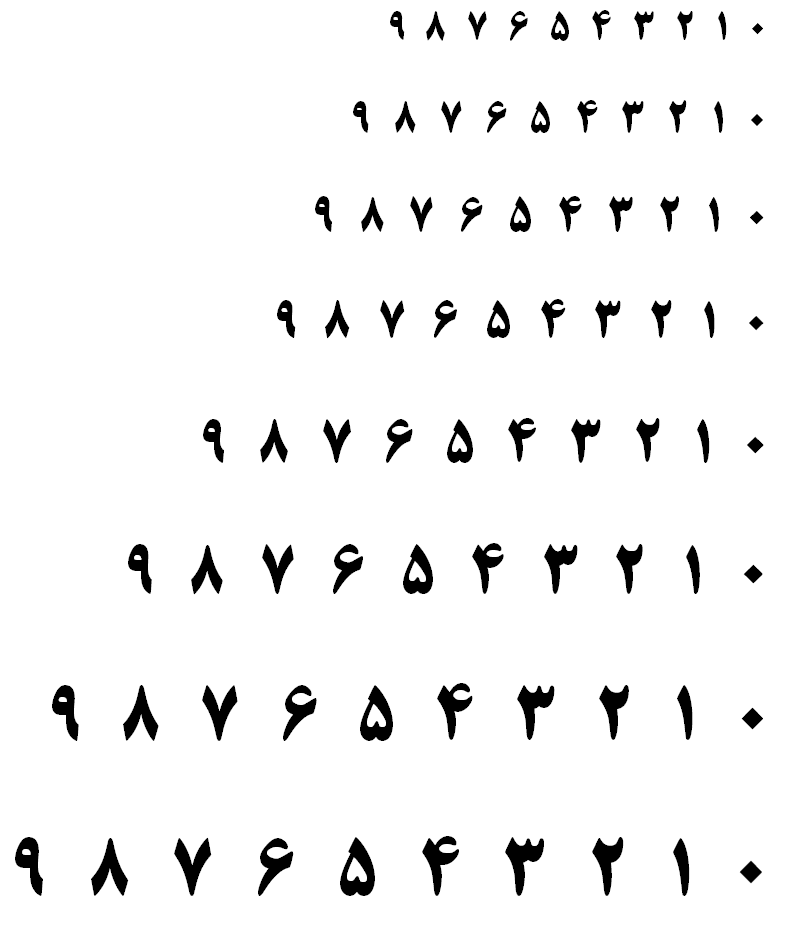
#> input picture Im321.png, 791 x 940 px
$ python main.py
#> lines starting #> are read from the running program, lines starting #| are printed output that depends on the picture; after the words box and inside, x2 and y2 are one past the last pixel; in counts of white or black regions, pixels touching at a corner belong together
"""
================================================================================
Machine Vision Course                 MiniProject-6: FD + kNN Digit Classifier
================================================================================
Professor          : Prof. Hamidreza Pourreza
Institution        : Ferdowsi University of Mashhad
Term               : Spring 2025

Student Name       : Mustafa Sadeghi
Student ID         : 4027390423

Delivery Deadline  : 2025-09-06
Delivery Date      : 2025-09-06

Description:
    This script recognizes Persian digits (0–9) from a single page image
    ("Im321.png") using Fourier Descriptors (FD) and a single-stage kNN
    classifier. The pipeline:
      1) Preprocess & components:
         - Grayscale → Otsu (inverted) → external contours.
         - Group into 8 rows (adaptive gaps; fallback K-Means on y).
         - Per row: remove tiny round bullet, filter noise, split merged blobs,
           keep leftmost 10, and assign labels 9→0 (left→right).
      2) FD feature extraction:
         - External contour → arc-length resampling to N=512 points.
         - Center (C0=0), scale normalize by |C1|, phase-lock to C1
           (translation/scale/rotation/start invariance).
         - Keep lowest M harmonics for each retention {20%, 10%, 5%, 2%, 1%};
           feature = [Re(C1..M), Im(C1..M)] (dim = 2M).
      3) Classification & evaluation:
         - kNN (k=5, distance weighting).
         - Leave-One-Row-Out (LORO): hold out each row in turn.
      4) Outputs (saved to disk):
         - Plots: LORO overlays (loro_labeled_keepXX.png),
                  confusion-matrix heatmaps (cm_heatmap_keepXX.png).
         - Metrics: accuracy_keepXX.txt, confusion_keepXX.csv/txt,
                    classification_report_keepXX.txt, summary_keepXX.txt.
         - Config: outputs/config.txt
         - Console prints only [INFO] and [DONE] (no DEBUG).


Dependencies:
    - OpenCV        (pip install opencv-python)
    - NumPy         (pip install numpy)
    - Matplotlib    (pip install matplotlib)
    - scikit-learn  (pip install scikit-learn)

Author            : Mustafa Sadeghi
================================================================================
"""

import os
import json
import cv2
import numpy as np
import matplotlib
matplotlib.use("Agg")
import matplotlib.pyplot as plt
from sklearn.neighbors import KNeighborsClassifier
from sklearn.metrics import accuracy_score, confusion_matrix, classification_report
from sklearn.cluster import KMeans
import collections
from datetime import datetime

# ========================== CONFIG PARAMETERS ==========================
image_path = "Im321.png"

# FD & kNN
reduction_percentages = [0.20, 0.10, 0.05, 0.02, 0.01]
n_points = 512
knn_k = 5
knn_weights = "distance"

# optional mid-band emphasis
MID_BAND_K_LO = 4
MID_BAND_K_HI = 12
MID_BAND_BOOST = 1.4  # set 1.0 to disable

# dataset layout (8 rows × 10 digits per row; each row is 9..0 left→right)
EXPECTED_ROWS = 8
select_leftmost_n = 10

# rightmost bullet removal
drop_right_bullet = True
bullet_area_rel = 0.18
bullet_circularity_min = 0.85

# preprocessing
use_blur = False
blur_sigma_rel = 0.015
binarize = "otsu"         # 'otsu' or 'manual'
manual_thresh = 128
morph_open_ksize = 0
morph_close_ksize = 0

# row grouping
row_grouping = "adaptive" # 'adaptive' or 'kmeans'
row_gap_tol_rel = 0.45
row_gap_min = 6
kmeans_n_init = 10
kmeans_random_state = 0

# per-row filtering
min_component_area_rel = 0.03
min_component_height_rel = 0.35

# splitting merged components
split_wide_enable = True
split_width_rel_threshold = 1.5
split_area_rel_threshold  = 1.7
split_smooth_window = 5
split_margin_rel = 0.08
split_cut_width_rel = 0.01
split_guard_loops = 6

# outputs
OUT_DIR = "outputs"
PLOTS_DIR = os.path.join(OUT_DIR, "plots")
METRICS_DIR = os.path.join(OUT_DIR, "metrics")
SAVE_ROWS_VIS = True
SAVE_LORO_VIS = True
SAVE_CM_HEATMAP = True
# ===========================================================

digit_colors = {
    0:(0,255,0),1:(0,255,255),2:(255,0,0),3:(255,0,255),4:(0,0,255),
    5:(255,255,0),6:(128,0,128),7:(0,128,255),8:(128,128,128),9:(0,0,0)
}

def ensure_dir(p): os.makedirs(p, exist_ok=True)

def save_text(path, content):
    with open(path, "w", encoding="utf-8") as f:
        f.write(content)

# --------- geometry / resampling ----------
def resample_contour(cnt, n_points=256):
    pts = cnt.squeeze().astype(float)
    if pts.ndim == 1: pts = pts.reshape(-1, 2)
    if not np.allclose(pts[0], pts[-1]): pts = np.vstack([pts, pts[0]])
    d = np.hypot(np.diff(pts[:,0]), np.diff(pts[:,1]))
    s = np.concatenate(([0.0], np.cumsum(d)))
    if s[-1] <= 1e-12: return np.tile(pts[0], (n_points, 1))
    t = np.linspace(0.0, s[-1], n_points)
    out = np.zeros((n_points, 2))
    j = 1
    for i, ti in enumerate(t):
        while j < len(s) and s[j] < ti: j += 1
        if j >= len(s): out[i] = pts[-1]; continue
        a, b = s[j-1], s[j]
        if b <= a: out[i] = pts[j]
        else:
            u = (ti - a) / (b - a)
            out[i] = pts[j-1]*(1-u) + pts[j]*u
    return out

def complex_from_xy(xy):
    return xy[:,0] + 1j*xy[:,1]

# [4 lines left out: function circularity_cnt, not called in this run]

# --------- FD (outer, phase-locked) ----------
def fd_outer_phase_locked(contour, n_points=256):
    xy = resample_contour(contour, n_points)
    z = complex_from_xy(xy)
    z -= z.mean()                    # translation invariance
    fd = np.fft.fft(z)
    if len(fd) < 2: return np.zeros(max(1, n_points-1), complex)
    denom = max(np.abs(fd[1]), 1e-8) # scale
    fd = fd / denom
    phi1 = np.angle(fd[1])           # rotation/start
    fd = fd * np.exp(-1j * phi1)
    return fd[1:]                    # drop DC

# --------- preprocessing & components ----------
def preprocess_externals(path):
    img = cv2.imread(path)
    if img is None: raise FileNotFoundError(f"Cannot read {path}")
    gray = cv2.cvtColor(img, cv2.COLOR_BGR2GRAY)

    if use_blur:
        _, thr0 = cv2.threshold(gray, 0, 255, cv2.THRESH_BINARY_INV + cv2.THRESH_OTSU)
        cnt0,_ = cv2.findContours(thr0, cv2.RETR_EXTERNAL, cv2.CHAIN_APPROX_SIMPLE)
        rects0 = [cv2.boundingRect(c) for c in cnt0]
        med_h = np.median([h for (_,_,_,h) in rects0]) if rects0 else max(8, gray.shape[0]/40)
        sigma = max(0.5, blur_sigma_rel * med_h)
        k = int(2 * round(3 * sigma) + 1)
        gray = cv2.GaussianBlur(gray, (k,k), sigmaX=sigma, sigmaY=sigma)

    if binarize == 'manual':
        _, bw = cv2.threshold(gray, manual_thresh, 255, cv2.THRESH_BINARY_INV)
    else:
        _, bw = cv2.threshold(gray, 0, 255, cv2.THRESH_BINARY_INV + cv2.THRESH_OTSU)

    if morph_open_ksize > 0:
        k = cv2.getStructuringElement(cv2.MORPH_RECT, (morph_open_ksize, morph_open_ksize))
        bw = cv2.morphologyEx(bw, cv2.MORPH_OPEN, k)
    if morph_close_ksize > 0:
        k = cv2.getStructuringElement(cv2.MORPH_RECT, (morph_close_ksize, morph_close_ksize))
        bw = cv2.morphologyEx(bw, cv2.MORPH_CLOSE, k)

    contours, _ = cv2.findContours(bw, cv2.RETR_EXTERNAL, cv2.CHAIN_APPROX_NONE)
    return img, bw, contours

def extract_components(contours):
    comps = []
    for c in contours:
        x,y,w,h = cv2.boundingRect(c)
        comps.append({'outer':c, 'bbox':(x,y,w,h), 'y_top':y, 'x_left':x})
    return comps

# --------- row building ----------
def rows_by_adaptive_gaps(comps):
    comps = sorted(comps, key=lambda d: d['y_top'])
    hs = [c['bbox'][3] for c in comps]
    med_h = np.median(hs) if hs else 1.0
    tol = max(row_gap_min, int(row_gap_tol_rel * med_h))
    rows, cur = [], []
    if not comps: return rows
    cur.append(comps[0]); cy = comps[0]['y_top']
    for c in comps[1:]:
        if abs(c['y_top'] - cy) <= tol:
            cur.append(c); cy = (cy*(len(cur)-1) + c['y_top']) / len(cur)
        else:
            rows.append(cur); cur=[c]; cy=c['y_top']
    if cur: rows.append(cur)
    return rows

def kmeans_rows_by_y(comps, k, random_state=0, n_init=10):
    if not comps: return []
    Ys = np.array([c['bbox'][1] + c['bbox'][3]/2 for c in comps]).reshape(-1,1)
    k = min(k, len(comps))
    km = KMeans(n_clusters=k, n_init=n_init, random_state=random_state).fit(Ys)
    labs = km.labels_; ctr = km.cluster_centers_.flatten()
    order = np.argsort(ctr)
    rows = [[] for _ in range(k)]
    for comp, lab in zip(comps, labs):
        rows[np.where(order==lab)[0][0]].append(comp)
    for r in rows: r.sort(key=lambda d: d['x_left'])
    return rows

def remove_right_bullet_if_present(row):
    if not drop_right_bullet or len(row) <= select_leftmost_n:
        return row, False
    row_sorted = sorted(row, key=lambda d: d['x_left'])
    areas = np.array([cv2.contourArea(c['outer']) for c in row_sorted])
    medA  = np.median(areas) if len(areas) else 1.0
    cand  = row_sorted[-1]
    a_last = cv2.contourArea(cand['outer'])
    circ_last = circularity_cnt(cand['outer'])
    is_tiny = a_last < (bullet_area_rel * medA)
    is_round= circ_last > bullet_circularity_min
    if is_tiny and is_round:
        return row_sorted[:-1], True
    return row_sorted, False

def filter_noise_in_row(row):
    if not row: return row
    areas  = np.array([cv2.contourArea(c['outer']) for c in row])
    heights= np.array([c['bbox'][3] for c in row])
    medA = np.median(areas)  if len(areas)  else 1.0
    medH = np.median(heights)if len(heights)else 1.0
    row = [c for c,a,h in zip(row,areas,heights)
           if (a >= min_component_area_rel*medA and h >= min_component_height_rel*medH)]
    row.sort(key=lambda d: d['x_left'])
    return row

# [23 lines left out: function split_wide_component, not called in this run]

def enforce_select_leftmost_n(row, bw):
    row = sorted(row, key=lambda d: d['x_left'])
    row = filter_noise_in_row(row)
    row, _ = remove_right_bullet_if_present(row)
    if len(row) > select_leftmost_n:
        return row[:select_leftmost_n]
    if split_wide_enable:
        guard = 0
        while len(row) < select_leftmost_n and len(row) > 0 and guard < split_guard_loops:
            guard += 1
            widths = np.array([d['bbox'][2] for d in row])
            areas  = np.array([cv2.contourArea(d['outer']) for d in row])
            medW = np.median(widths) if len(widths) else 0
            medA = np.median(areas)  if len(areas)  else 0
            idx = np.argmax(widths * np.maximum(areas,1))
            cand = row[idx]
            if (medW == 0 or medA == 0) or \
               (cand['bbox'][2] < split_width_rel_threshold*medW and
                cv2.contourArea(cand['outer']) < split_area_rel_threshold*medA):
                break
            parts = split_wide_component(bw, cand)
            if parts is None: break
            row = row[:idx] + parts + row[idx+1:]
            row.sort(key=lambda d: d['x_left'])
    return row[:select_leftmost_n]

def build_rows_and_select(img, bw, contours, save_vis=True):
    comps = extract_components(contours)

    if row_grouping == "kmeans":
        rows_raw = kmeans_rows_by_y(comps, k=EXPECTED_ROWS,
                                    random_state=kmeans_random_state, n_init=kmeans_n_init)
    else:
        rows_raw = rows_by_adaptive_gaps(comps)
        if len(rows_raw) != EXPECTED_ROWS:
            rows_raw = kmeans_rows_by_y(comps, k=EXPECTED_ROWS,
                                        random_state=kmeans_random_state, n_init=kmeans_n_init)

    # visualize rows BEFORE selection
    if save_vis and SAVE_ROWS_VIS:
        vis = cv2.cvtColor(bw, cv2.COLOR_GRAY2BGR)
        palette = [(255,0,0),(0,255,0),(0,0,255),(255,255,0),(255,0,255),
                   (0,255,255),(128,0,128),(0,128,255),(128,128,128),(0,0,0)]
        for rid, r in enumerate(rows_raw):
            color = palette[rid % len(palette)]
            for comp in r:
                x,y,w,h = comp['bbox']
                cv2.rectangle(vis, (x,y), (x+w,y+h), color, 2)
                cv2.putText(vis, f"r{rid}", (x, y-3), cv2.FONT_HERSHEY_SIMPLEX, 0.5, color, 1)
        out_name = os.path.join(PLOTS_DIR, "rows_before_selection.png")
        cv2.imwrite(out_name, vis)

    selected, final_rows = [], []
    for rid, row in enumerate(rows_raw):
        row_sel = enforce_select_leftmost_n(row, bw)
        lbl_row = []
        for j, comp in enumerate(row_sel):
            comp_ = {'outer': comp['outer'], 'bbox': comp['bbox'],
                     'row_id': rid, 'digit_label': 9 - j}
            selected.append(comp_); lbl_row.append(comp_)
        final_rows.append(lbl_row)

    if save_vis and SAVE_ROWS_VIS:
        overlay = img.copy()
        for rid, row in enumerate(final_rows):
            for comp in row:
                x,y,w,h = comp['bbox']
                cv2.rectangle(overlay, (x,y), (x+w,y+h), (0,255,0), 2)
                cv2.putText(overlay, f"r{rid}", (x, y-5), cv2.FONT_HERSHEY_SIMPLEX, 0.6, (0,255,0), 2)
        out_name = os.path.join(PLOTS_DIR, "rows_after_selection.png")
        cv2.imwrite(out_name, overlay)

    return selected, final_rows

# --------- FD bank ----------
def compute_fd_bank(selected, n_points=256):
    bank = []
    for comp in selected:
        fd_pl = fd_outer_phase_locked(comp['outer'], n_points=n_points)
        bank.append({
            'row_id': comp['row_id'],
            'label': comp['digit_label'],
            'outer_pl_fd': fd_pl,
            'bbox': comp['bbox']
        })
    return bank

# --------- features / kNN ----------
def _mid_band_weights(M, k_lo, k_hi, boost):
    w = np.ones(M, dtype=float)
    lo = max(1, k_lo)
    hi = min(M, k_hi)
    if hi >= lo and boost != 1.0:
        w[lo-1:hi] = boost
    return w

def make_feature_matrix(bank, pct):
    L_out = len(bank[0]['outer_pl_fd'])
    M = max(1, int(L_out * pct))     # lowest M harmonics (k=1…M)
    w = _mid_band_weights(M, MID_BAND_K_LO, MID_BAND_K_HI, MID_BAND_BOOST)
    X, y = [], []
    for it in bank:
        fd = it['outer_pl_fd'][:M]
        feat = np.concatenate([fd.real * w, fd.imag * w])
        X.append(feat); y.append(it['label'])
    return np.array(X,float), np.array(y,int), M

def loro_evaluate_fd_only(bank, pct, k_neighbors=5, weights='distance'):
    X, y, M = make_feature_matrix(bank, pct)
    rid = np.array([it['row_id'] for it in bank], dtype=int)
    y_true_all, y_pred_all = [], []
    for r in np.unique(rid):
        te = (rid == r)
        tr = ~te
        if np.sum(te) == 0 or np.sum(tr) == 0: continue
        knn = KNeighborsClassifier(n_neighbors=k_neighbors, weights=weights)
        knn.fit(X[tr], y[tr])
        y_pred = knn.predict(X[te])
        y_true_all.append(y[te]); y_pred_all.append(y_pred)

    y_true = np.concatenate(y_true_all) if len(y_true_all) else np.array([], int)
    y_pred = np.concatenate(y_pred_all) if len(y_pred_all) else np.array([], int)
    acc = accuracy_score(y_true, y_pred) if len(y_true) else 0.0
    cm  = confusion_matrix(y_true, y_pred, labels=list(range(10))) if len(y_true) else np.zeros((10,10), int)
    report = classification_report(y_true, y_pred, labels=list(range(10)), zero_division=0)
    return acc, cm, M, report, (y_true, y_pred)

# --------- visualization ----------
def _single_feat_from_item(it, M):
    fd = it['outer_pl_fd'][:M]
    w = _mid_band_weights(M, MID_BAND_K_LO, MID_BAND_K_HI, MID_BAND_BOOST)
    feat = np.concatenate([fd.real * w, fd.imag * w]).reshape(1, -1)
    return feat

def visualize_loro_predictions(img, bank, pct, k_neighbors=5, weights='distance', save_path=None):
    X, y, M = make_feature_matrix(bank, pct)
    rid = np.array([it['row_id'] for it in bank], dtype=int)
    out = img.copy()
    for r in np.unique(rid):
        te = (rid == r); tr = ~te
        if np.sum(te) == 0 or np.sum(tr) == 0: continue
        knn = KNeighborsClassifier(n_neighbors=k_neighbors, weights=weights)
        knn.fit(X[tr], y[tr])
        idxs = np.where(te)[0]
        for i_glob in idxs:
            feat = _single_feat_from_item(bank[i_glob], M)
            pred = int(knn.predict(feat)[0])
            x, yb, w, h = bank[i_glob]['bbox']
            clr = digit_colors[pred]
            cv2.rectangle(out, (x, yb), (x+w, yb+h), clr, 2)
            cv2.putText(out, str(pred), (x, yb-5), cv2.FONT_HERSHEY_SIMPLEX, 0.7, clr, 2)
    if save_path is not None:
        cv2.imwrite(save_path, out)

def plot_and_save_cm(cm, title, save_png_path):
    fig = plt.figure(figsize=(6,5))
    plt.imshow(cm, interpolation='nearest')
    plt.title(title)
    plt.xlabel("Predicted")
    plt.ylabel("True")
    plt.xticks(range(10)); plt.yticks(range(10))
    plt.colorbar()
    plt.tight_layout()
    fig.savefig(save_png_path, dpi=160)
    plt.close(fig)

# ============================= MAIN =============================
def main():
    ensure_dir(OUT_DIR); ensure_dir(PLOTS_DIR); ensure_dir(METRICS_DIR)

    cfg = {
        "timestamp": datetime.now().isoformat(timespec="seconds"),
        "image_path": image_path,
        "reduction_percentages": reduction_percentages,
        "n_points": n_points,
        "knn_k": knn_k,
        "knn_weights": knn_weights,
        "mid_band": [MID_BAND_K_LO, MID_BAND_K_HI, MID_BAND_BOOST],
        "EXPECTED_ROWS": EXPECTED_ROWS,
        "select_leftmost_n": select_leftmost_n
    }
    save_text(os.path.join(OUT_DIR, "config.txt"), json.dumps(cfg, ensure_ascii=False, indent=2))

    print(f"[INFO] Phase-locked FD, mid-band [{MID_BAND_K_LO}..{MID_BAND_K_HI}] boost={MID_BAND_BOOST}, "
          f"n_points={n_points}, kNN k={knn_k}/{knn_weights}")

    img, bw, contours = preprocess_externals(image_path)
#> in preprocess_externals, img is the input picture: shape (940, 791, 3); min 0, max 255, mean 242.7
#> in preprocess_externals, `_, bw = cv2.threshold(gray, 0, 255, cv2.THRESH_BINARY_INV + cv2.THRESH..`:
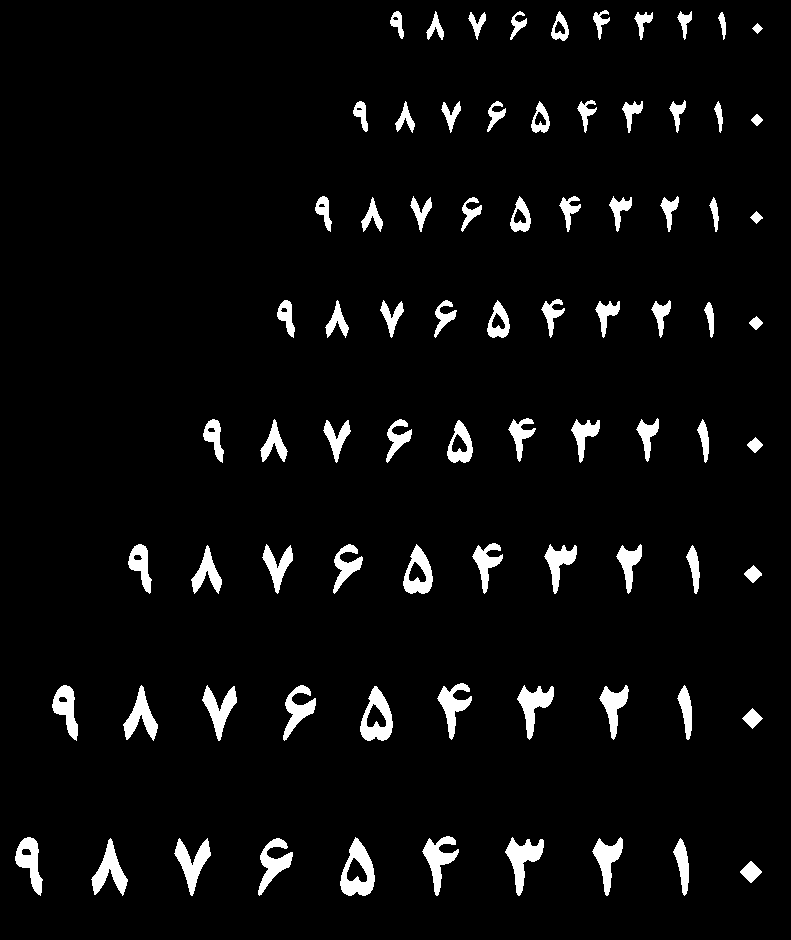
#> bw: shape (940, 791); 4.8% white; 80 white regions
#> in preprocess_externals, `contours, _ = cv2.findContours(bw, cv2.RETR_EXTERNAL, cv2.CHAIN_APPROX..`: contours = 80 contours; largest, box (x1, y1, x2, y2) and area: (340, 837, 375, 896) 1314, (360, 686, 393, 741) 1166, (403, 544, 433, 594) 944, (505, 837, 544, 896) 872, (174, 838, 211, 896) 812
    selected, rows = build_rows_and_select(img, bw, contours, save_vis=True)
#> the loop in extract_components, `for c in contours:` made 80 passes
#> (x, y, w, h) on passes 1 to 8: (740, 861, 22, 22), (673, 838, 16, 58), (258, 838, 35, 58), (174, 838, 37, 58), (91, 838, 37, 58), (592, 837, 31, 59), (505, 837, 39, 59), (340, 837, 35, 59)
#> after the loop in extract_components, `for c in contours:`: comps = 80 items
#> in rows_by_adaptive_gaps, `hs = [c['bbox'][3] for c in comps]`: hs = 80 values, max 60 at index 70, min 11 at index 9, mean 40.08
#> in rows_by_adaptive_gaps, `med_h = np.median(hs) if hs else 1.0`: med_h = 38
#> in rows_by_adaptive_gaps, `tol = max(row_gap_min, int(row_gap_tol_rel * med_h))`: tol = 17
#> in rows_by_adaptive_gaps, `cy = comps[0]['y_top']`: cy = 10
#> the loop in rows_by_adaptive_gaps, `for c in comps[1:]:` made 79 passes
#> cy on passes 1 to 8: 10.5, 10.67, 10.75, 10.8, 10.83, 11, 11.12, 11.22
#> after the loop in rows_by_adaptive_gaps, `for c in comps[1:]:`: rows = 11 items
#> in build_rows_and_select, `rows_raw = rows_by_adaptive_gaps(comps)`: rows_raw = 12 items
#> in kmeans_rows_by_y, `Ys = np.array([c['bbox'][1] + c['bbox'][3]/2 for c in comps]).reshape(..`: Ys = 80 values, max 872 at index 0, min 25 at index 78, mean 408.5
#> in kmeans_rows_by_y, `k = min(k, len(comps))`: k = 8
#> in kmeans_rows_by_y, `labs = km.labels_`: labs = 80 values, max 7 at index 50, min 0 at index 40, mean 3.5
#> in kmeans_rows_by_y, `ctr = km.cluster_centers_.flatten()`: ctr = [319.5, 713.3, 117.1, 569.6, 867.2, 25.9, 441.2, 214.5]
#> in kmeans_rows_by_y, `order = np.argsort(ctr)`: order = [5, 2, 7, 0, 6, 3, 1, 4]
#> the loop in kmeans_rows_by_y, `for comp, lab in zip(comps, labs):` made 80 passes
#> lab on passes 1 to 8: 4, 4, 4, 4, 4, 4, 4, 4
#> in build_rows_and_select, `rows_raw = kmeans_rows_by_y(comps, k=EXPECTED_ROWS, random_state=kmean..`: rows_raw = 8 items
#> the loop in build_rows_and_select, `for rid, r in enumerate(rows_raw):` made 8 passes
#> color on passes 1 to 8: (255, 0, 0), (0, 255, 0), (0, 0, 255), (255, 255, 0), (255, 0, 255), (0, 255, 255), (128, 0, 128), (0, 128, 255)
#> after the loop in build_rows_and_select, `for rid, r in enumerate(rows_raw):`:
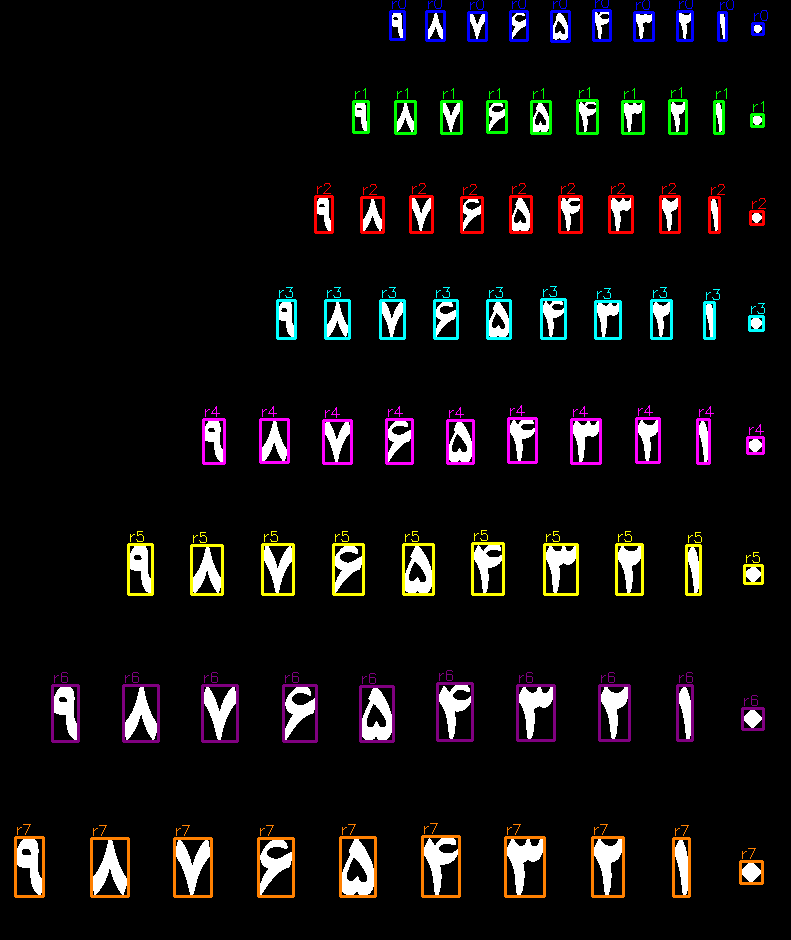
#> vis: shape (940, 791, 3); mean B, G, R 16.1, 16.3, 18.5
#> the loop in build_rows_and_select, `for rid, row in enumerate(rows_raw):` made 8 passes
#> after the loop in build_rows_and_select, `for rid, row in enumerate(rows_raw):`: selected = 80 items
#> (the rest of the program and of its run is left out)
